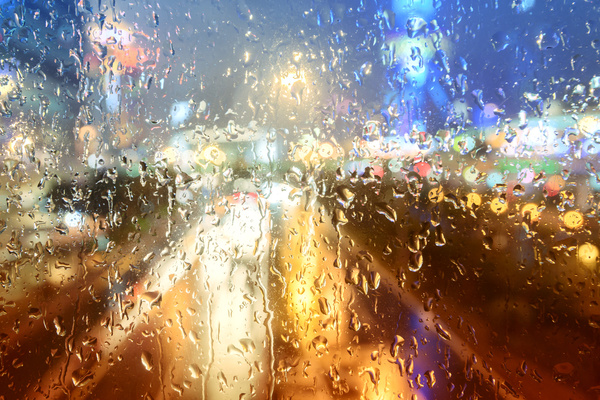
#> input picture test/rain.jpg, 600 x 400 px, found by its file name
$ python python_filters.py
#> lines starting #> are read from the running program, lines starting #| are printed output that depends on the picture
#> further down, im is the input picture: PIL image 600x400 RGB; mean R, G, B 150.5, 131.8, 116.5
"""pure Python implementation of image filters"""

from os import sep
import numpy as np


def python_color2gray(image: np.ndarray) -> np.array:
    """Convert rgb pixel array to grayscale

    Args:
        image (np.array)
    Returns:
        np.array: gray_image
    """
    H, W, C = image.shape
    gray_image = np.zeros((H, W))
    rgb_weigths = [.21, .72, .07]

    for row in range(H):
        for col in range(W):
            gray_image[row][col] += rgb_weigths[0]*image[row, col, 0]
            gray_image[row][col] += rgb_weigths[1]*image[row, col, 1]
            gray_image[row][col] += rgb_weigths[2]*image[row, col, 2]

    gray_image = gray_image.astype("uint8")

    return gray_image


def python_color2sepia(image: np.array) -> np.array:
    """Convert rgb pixel array to sepia

    Args:
        image (np.array)
    Returns:
        np.array: sepia_image
    """

    # Iterate through the pixels
    # applying the sepia matrix

    H, W, C = image.shape
#> H = 400; W = 600; C = 3
    sepia_image = np.empty_like(image)
    sepia_matrix = [
        [ 0.393, 0.769, 0.189],
        [ 0.349, 0.686, 0.168],
        [ 0.272, 0.534, 0.131],
    ]

    for row in range(H):
        for col in range(W):
            sepia_image[row][col][0] += sepia_matrix[0][0]*image[row, col, 0] + sepia_matrix[0][1]*image[row, col, 0] + sepia_matrix[0][2]*image[row, col, 0]
            sepia_image[row][col][1] += sepia_matrix[1][0]*image[row, col, 1] + sepia_matrix[1][1]*image[row, col, 1] + sepia_matrix[1][2]*image[row, col, 1]
            sepia_image[row][col][2] += sepia_matrix[2][0]*image[row, col, 2] + sepia_matrix[2][1]*image[row, col, 2] + sepia_matrix[2][2]*image[row, col, 2]

            if sepia_image[row][col][0] > 255:
                sepia_image[row][col][0] = 255
            if sepia_image[row][col][1] > 255:
                sepia_image[row][col][1] = 255
            if sepia_image[row][col][2] > 255:
                sepia_image[row][col][2] = 255
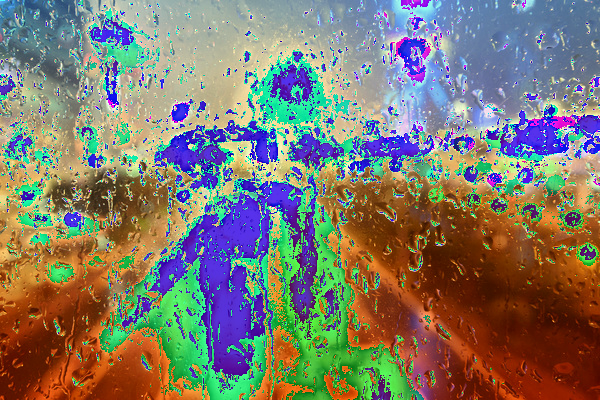
#> sepia_image: shape (400, 600, 3); mean R, G, B 127.1, 121.6, 108.7

    sepia_image = sepia_image.astype("uint8")

    return sepia_image

if __name__ == "__main__":
    from PIL import Image
    im = Image.open("test/rain.jpg")
    #resized = im.resize((im.width // 2, im.height // 2))
    #pixels = np.asarray(resized)
    pixels = np.asarray(im)

    pixels = python_color2sepia(pixels)
    image = Image.fromarray(pixels)
    image.show()
